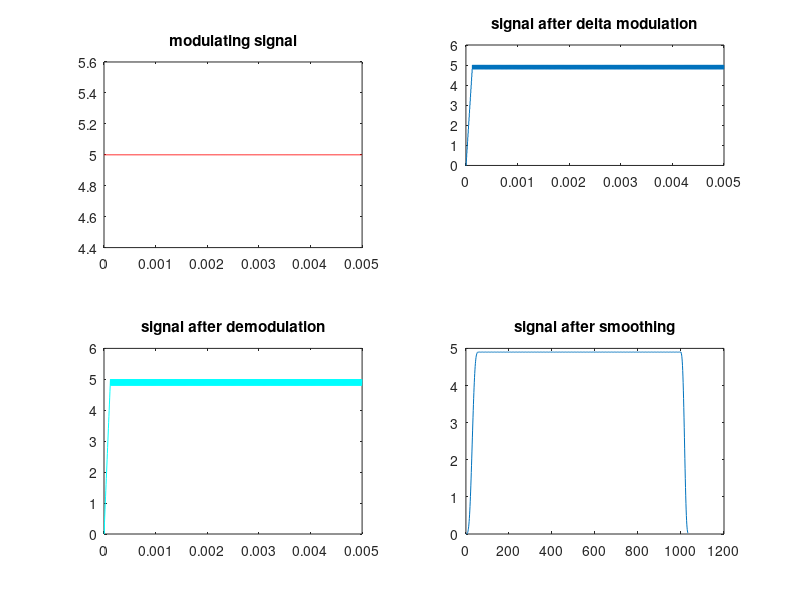

The MATLAB script that drew this image:
clc;
clear all;
close all;
Fs=200e3;
Ts=1/Fs;
%x-coordinate (x-axis) from(0 till 5*10^-3)
t=0:Ts:5e-3-Ts;
%modulating signal
%square wave
%x= square(2*pi*500*t);
x=5*ones(1,length(t));
%DC signal
len = length(t);
%plot the modulating signal
figure(1);
subplot(2,2,1);
plot(t,x,'r');
title('modulating signal');
%Specify the length of the stair fn
delta = 0.2;
xn=0;
%start modulation
for i =1:len-1;
    if x(i)>xn(i)
        d(i)=1;
        xn(i+1)=xn(i)+delta;
    else
        d(i) =0;
        xn(i+1)=xn(i)-delta;
    end
end
%plot the signal after DM.
%figure(2);
subplot(3,2,2);
stairs(t,xn);
title('signal after delta modulation');

 %Demodualtion 
for i=1:d
    if d(i)>xn(i)
        d(i)=0;
        xn(i+1)=xn(i+1)-delta;
    else
        d(i)=1;
        xn(i+1)=xn(i)+delta;
    end
end
%plot demodulated signal
subplot(2,2,3);
plot(t,xn,'c');
title('signal after demodulation');
%Adjust the low pass filter
cut_off=1.5e3/Fs/2;
order=32;
h=fir1(order,cut_off);
%pass the demodulated signa; through the filter in the time domain.
con=conv(xn,h);
%plot the resulting signal after smoothing.
subplot(2,2,4)
plot(con);
title('signal after smoothing');
%calc square error

        